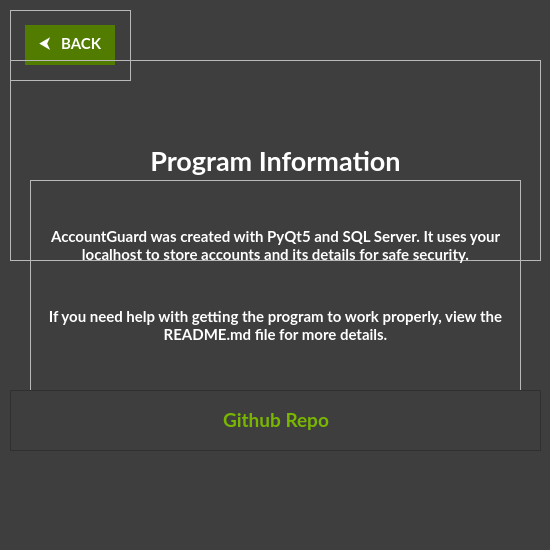
<?xml version="1.0" encoding="UTF-8"?>
<ui version="4.0">
 <class>InfoDialog</class>
 <widget class="QDialog" name="InfoDialog">
  <property name="geometry">
   <rect>
    <x>0</x>
    <y>0</y>
    <width>550</width>
    <height>550</height>
   </rect>
  </property>
  <property name="minimumSize">
   <size>
    <width>550</width>
    <height>550</height>
   </size>
  </property>
  <property name="maximumSize">
   <size>
    <width>550</width>
    <height>550</height>
   </size>
  </property>
  <property name="windowTitle">
   <string>AccountGuard - Info Dialog</string>
  </property>
  <property name="windowIcon">
   <iconset resource="../assets/qrc/app-icon.qrc">
    <normaloff>:/newPrefix/imgs/lock-logo.ico</normaloff>:/newPrefix/imgs/lock-logo.ico</iconset>
  </property>
  <property name="styleSheet">
   <string notr="true">background-color: rgb(62, 62, 62);</string>
  </property>
  <widget class="QFrame" name="removeAccountWindow_BackBtnFrame">
   <property name="geometry">
    <rect>
     <x>10</x>
     <y>10</y>
     <width>121</width>
     <height>71</height>
    </rect>
   </property>
   <property name="styleSheet">
    <string notr="true">QFrame {
	background-color: none;
	border-image: none;
}</string>
   </property>
   <property name="frameShape">
    <enum>QFrame::StyledPanel</enum>
   </property>
   <property name="frameShadow">
    <enum>QFrame::Raised</enum>
   </property>
   <layout class="QHBoxLayout" name="horizontalLayout_2">
    <item>
     <layout class="QHBoxLayout" name="horizontalLayout">
      <item>
       <widget class="QPushButton" name="infoDialog_BackBtn">
        <property name="minimumSize">
         <size>
          <width>90</width>
          <height>40</height>
         </size>
        </property>
        <property name="maximumSize">
         <size>
          <width>80</width>
          <height>16777215</height>
         </size>
        </property>
        <property name="font">
         <font>
          <family>Lato</family>
          <pointsize>11</pointsize>
          <weight>75</weight>
          <bold>true</bold>
         </font>
        </property>
        <property name="cursor">
         <cursorShape>PointingHandCursor</cursorShape>
        </property>
        <property name="styleSheet">
         <string notr="true">QPushButton {
	background-color: #527C00;
	border-image: none;
	border: none;
	color: white;
}

QPushButton::hover {
	background-color: #335413;
}</string>
        </property>
        <property name="text">
         <string>  ⮜   BACK  </string>
        </property>
       </widget>
      </item>
     </layout>
    </item>
   </layout>
  </widget>
  <widget class="QFrame" name="infoDialog_HeadingFrame">
   <property name="geometry">
    <rect>
     <x>10</x>
     <y>60</y>
     <width>531</width>
     <height>201</height>
    </rect>
   </property>
   <property name="styleSheet">
    <string notr="true">QFrame {
	background-color: none;
}</string>
   </property>
   <property name="frameShape">
    <enum>QFrame::StyledPanel</enum>
   </property>
   <property name="frameShadow">
    <enum>QFrame::Raised</enum>
   </property>
   <layout class="QHBoxLayout" name="horizontalLayout_4">
    <item>
     <layout class="QHBoxLayout" name="horizontalLayout_3">
      <item>
       <spacer name="horizontalSpacer">
        <property name="orientation">
         <enum>Qt::Horizontal</enum>
        </property>
        <property name="sizeHint" stdset="0">
         <size>
          <width>40</width>
          <height>20</height>
         </size>
        </property>
       </spacer>
      </item>
      <item>
       <widget class="QLabel" name="infoDialog_HeadingLabel">
        <property name="font">
         <font>
          <family>Lato</family>
          <pointsize>20</pointsize>
          <weight>75</weight>
          <bold>true</bold>
         </font>
        </property>
        <property name="styleSheet">
         <string notr="true">QLabel {
	color: white;
}</string>
        </property>
        <property name="text">
         <string>Program Information</string>
        </property>
        <property name="alignment">
         <set>Qt::AlignCenter</set>
        </property>
       </widget>
      </item>
      <item>
       <spacer name="horizontalSpacer_2">
        <property name="orientation">
         <enum>Qt::Horizontal</enum>
        </property>
        <property name="sizeHint" stdset="0">
         <size>
          <width>40</width>
          <height>20</height>
         </size>
        </property>
       </spacer>
      </item>
     </layout>
    </item>
   </layout>
  </widget>
  <widget class="QFrame" name="infoDialog_TextFrame">
   <property name="geometry">
    <rect>
     <x>30</x>
     <y>180</y>
     <width>491</width>
     <height>211</height>
    </rect>
   </property>
   <property name="styleSheet">
    <string notr="true">QFrame {
	background-color: none;
}</string>
   </property>
   <property name="frameShape">
    <enum>QFrame::StyledPanel</enum>
   </property>
   <property name="frameShadow">
    <enum>QFrame::Raised</enum>
   </property>
   <layout class="QVBoxLayout" name="verticalLayout_2">
    <item>
     <layout class="QVBoxLayout" name="verticalLayout">
      <item>
       <spacer name="verticalSpacer_2">
        <property name="orientation">
         <enum>Qt::Vertical</enum>
        </property>
        <property name="sizeHint" stdset="0">
         <size>
          <width>20</width>
          <height>40</height>
         </size>
        </property>
       </spacer>
      </item>
      <item>
       <spacer name="verticalSpacer_5">
        <property name="orientation">
         <enum>Qt::Vertical</enum>
        </property>
        <property name="sizeHint" stdset="0">
         <size>
          <width>20</width>
          <height>40</height>
         </size>
        </property>
       </spacer>
      </item>
      <item>
       <widget class="QLabel" name="infoDialog_TextLabel1">
        <property name="font">
         <font>
          <family>Lato</family>
          <pointsize>11</pointsize>
          <weight>75</weight>
          <bold>true</bold>
         </font>
        </property>
        <property name="styleSheet">
         <string notr="true">QLabel {
	color: white;
}</string>
        </property>
        <property name="text">
         <string>AccountGuard was created with PyQt5 and SQL Server. It uses your localhost to store accounts and its details for safe security.</string>
        </property>
        <property name="alignment">
         <set>Qt::AlignCenter</set>
        </property>
        <property name="wordWrap">
         <bool>true</bool>
        </property>
       </widget>
      </item>
      <item>
       <spacer name="verticalSpacer_3">
        <property name="orientation">
         <enum>Qt::Vertical</enum>
        </property>
        <property name="sizeHint" stdset="0">
         <size>
          <width>20</width>
          <height>40</height>
         </size>
        </property>
       </spacer>
      </item>
      <item>
       <spacer name="verticalSpacer_8">
        <property name="orientation">
         <enum>Qt::Vertical</enum>
        </property>
        <property name="sizeHint" stdset="0">
         <size>
          <width>20</width>
          <height>40</height>
         </size>
        </property>
       </spacer>
      </item>
      <item>
       <widget class="QLabel" name="infoDialog_TextLabel2">
        <property name="font">
         <font>
          <family>Lato</family>
          <pointsize>11</pointsize>
          <weight>75</weight>
          <bold>true</bold>
         </font>
        </property>
        <property name="styleSheet">
         <string notr="true">QLabel {
	color: white;
}</string>
        </property>
        <property name="text">
         <string>If you need help with getting the program to work properly, view the README.md file for more details.</string>
        </property>
        <property name="alignment">
         <set>Qt::AlignCenter</set>
        </property>
        <property name="wordWrap">
         <bool>true</bool>
        </property>
       </widget>
      </item>
      <item>
       <spacer name="verticalSpacer_4">
        <property name="orientation">
         <enum>Qt::Vertical</enum>
        </property>
        <property name="sizeHint" stdset="0">
         <size>
          <width>20</width>
          <height>40</height>
         </size>
        </property>
       </spacer>
      </item>
      <item>
       <spacer name="verticalSpacer_7">
        <property name="orientation">
         <enum>Qt::Vertical</enum>
        </property>
        <property name="sizeHint" stdset="0">
         <size>
          <width>20</width>
          <height>40</height>
         </size>
        </property>
       </spacer>
      </item>
     </layout>
    </item>
   </layout>
  </widget>
  <widget class="QFrame" name="infoDialog_LinkFrame">
   <property name="geometry">
    <rect>
     <x>10</x>
     <y>390</y>
     <width>531</width>
     <height>61</height>
    </rect>
   </property>
   <property name="frameShape">
    <enum>QFrame::StyledPanel</enum>
   </property>
   <property name="frameShadow">
    <enum>QFrame::Raised</enum>
   </property>
   <layout class="QHBoxLayout" name="horizontalLayout_7">
    <item>
     <layout class="QHBoxLayout" name="horizontalLayout_6">
      <item>
       <spacer name="horizontalSpacer_3">
        <property name="orientation">
         <enum>Qt::Horizontal</enum>
        </property>
        <property name="sizeHint" stdset="0">
         <size>
          <width>40</width>
          <height>20</height>
         </size>
        </property>
       </spacer>
      </item>
      <item>
       <widget class="QLabel" name="infoDialog_LinkLabel">
        <property name="font">
         <font>
          <family>Lato</family>
          <pointsize>14</pointsize>
          <weight>75</weight>
          <bold>true</bold>
         </font>
        </property>
        <property name="cursor">
         <cursorShape>PointingHandCursor</cursorShape>
        </property>
        <property name="styleSheet">
         <string notr="true">QLabel {
	color: #79B600;
}

QLabel::hover {
	color: #527C00;
}</string>
        </property>
        <property name="text">
         <string>Github Repo</string>
        </property>
        <property name="alignment">
         <set>Qt::AlignCenter</set>
        </property>
        <property name="openExternalLinks">
         <bool>true</bool>
        </property>
        <property name="textInteractionFlags">
         <set>Qt::LinksAccessibleByKeyboard|Qt::LinksAccessibleByMouse</set>
        </property>
       </widget>
      </item>
      <item>
       <spacer name="horizontalSpacer_4">
        <property name="orientation">
         <enum>Qt::Horizontal</enum>
        </property>
        <property name="sizeHint" stdset="0">
         <size>
          <width>40</width>
          <height>20</height>
         </size>
        </property>
       </spacer>
      </item>
     </layout>
    </item>
   </layout>
  </widget>
 </widget>
 <resources>
  <include location="../assets/qrc/app-icon.qrc"/>
 </resources>
 <connections/>
</ui>
